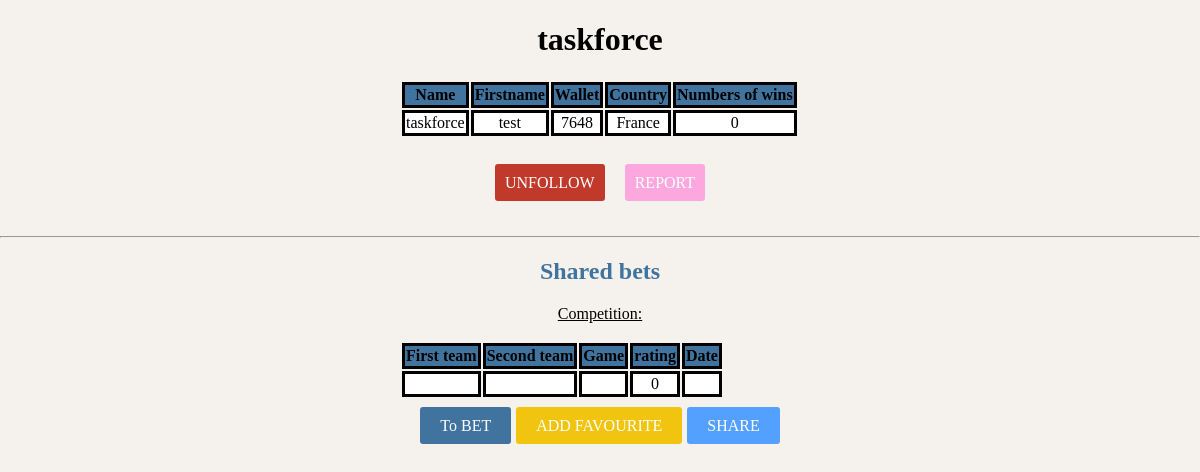
Screenshot of /4345233546345453482534545435345343454657654342322233445456323142345432352354363254.html (signed in) with the database file from the repository.
### tables this page shows
CREATE TABLE `USR` (
  `id` int(11) NOT NULL AUTO_INCREMENT,
  `mail` varchar(50) DEFAULT NULL,
  `name` varchar(20) DEFAULT NULL,
  `firstname` varchar(20) DEFAULT NULL,
  `login` varchar(15) DEFAULT NULL,
  `passwd` varchar(255) DEFAULT NULL,
  `wallet` int(11) DEFAULT NULL,
  `city` smallint(5) unsigned DEFAULT NULL,
  `phoneNumber` char(10) DEFAULT NULL,
  `confirmKey` varchar(255) DEFAULT NULL,
  `confirm` int(11) DEFAULT NULL,
  `banOrNot` tinyint(1) DEFAULT 0,
  `countVictory` int(11) DEFAULT 0,
  `ip` varchar(15) DEFAULT NULL,
  `img` varchar(50) DEFAULT NULL,
  `credit` int(11) DEFAULT 0,
  `private` tinyint(1) DEFAULT 0,
  PRIMARY KEY (`id`)
);

CREATE TABLE `COUNTRY` (
  `id` smallint(5) unsigned NOT NULL AUTO_INCREMENT,
  `code` int(3) NOT NULL,
  `alpha2` varchar(2) NOT NULL,
  `alpha3` varchar(3) NOT NULL,
  `nom_en_gb` varchar(45) NOT NULL,
  `nom_fr_fr` varchar(45) NOT NULL,
  PRIMARY KEY (`id`),
  UNIQUE KEY `alpha2` (`alpha2`),
  UNIQUE KEY `alpha3` (`alpha3`),
  UNIQUE KEY `code_unique` (`code`)
);

CREATE TABLE `SHARE_BET` (
  `id_user` int(11) NOT NULL,
  `id_match` int(11) NOT NULL,
  PRIMARY KEY (`id_user`,`id_match`)
);

### users_profile.php (the view, shortened to what this page needs)
<?php
  $bdd = bdd();
  $req = $bdd->prepare('SELECT name, firstname, login, wallet, city, countVictory FROM USR WHERE id = ?');
  $req->execute([$_GET['id']]);
  $res = $req->fetch(PDO::FETCH_ASSOC);
  $req = $bdd->prepare('SELECT nom_en_gb FROM COUNTRY WHERE id = ?');
  $req->execute([$res['city']]);
  $country = $req->fetch(PDO::FETCH_ASSOC);
  $req = $bdd->prepare('SELECT id_usr FROM FOLLOWER WHERE id_usr = ? AND follower = ?');
  $req->execute([$_GET['id'], $_SESSION['id']['id']]);
  $verif_follow = $req->fetchAll();
  $req = $bdd->prepare('SELECT id_user FROM REPORT WHERE id_user = ? AND user_report = ?');
  $req->execute([$_SESSION['id']['id'], $_GET['id']]);
  $verif_ban = $req->fetchAll(PDO::FETCH_ASSOC);
?>
<!DOCTYPE html>
<html>
<head>
  <link rel="stylesheet" type="text/css" href="css/style_users.css">
</head>
<body>
  <main>
    <div id="info">
      <h1><?php echo($res['login']); ?></h1>
      <table>
         <tr>
           <th>Name</th>
           <th>Firstname</th>
           <th>Wallet</th>
           <th>Country</th>
           <th>Numbers of wins</th>
         </tr>
        <tr>
           <?php echo('<td>' . $res['name']  . '</td>');
            echo('<td>' . $res['firstname']  . '</td>');
            echo('<td>' . $res['wallet']  . '</td>');
            echo('<td>' . $country['nom_en_gb'] . '</td>');
            echo('<td>' . $res['countVictory'] . '</td>'); ?>
         </tr>
       </table><br><br>
       <?php
        if(!count($verif_follow) > 0){
          echo ('<a id="follow" href="follow.php?id=' . $_GET['id'] . '">FOLLOW</a>');
        }else{
          echo ('<a id="unfollow" href="unfollow.php?id=' . $_GET['id'] . '">UNFOLLOW</a>');
        }
        if(!count($verif_ban) > 0){
          echo ('<a id="ban" href="ban.php?id=' . $_GET['id'] . '">REPORT</a>');
        }
      ?>
      </div><br><br><hr>
      <h2>Shared bets</h2>
      <?php
        if(count($verif_follow) > 0){
          $req = $bdd->prepare('SELECT id_match FROM SHARE_BET WHERE id_user = ?');
          $req->execute([$_GET['id']]);
          $res_match = $req->fetchAll(PDO::FETCH_ASSOC);
          if(count($res) > 0){
            foreach ($res_match as $key => $value) {
              $today = date('Y-m-d');
              $req = $bdd->prepare('SELECT id, name, game, first, second, dateH FROM MATSH WHERE dateH > ? AND id = ?');
              $req->execute([$today, $res_match[$key]['id_match']]);
              $res = $req->fetch(PDO::FETCH_ASSOC);
              $q = 'SELECT name FROM GAME WHERE id = ?';
              $req = $bdd->prepare($q);
              $req->execute(array($res['game']));
              $res_game = $req->fetch(PDO::FETCH_ASSOC);
              $q = 'SELECT name FROM TEAM WHERE id = ?';
              $req = $bdd->prepare($q);
              $req->execute(array($res['first']));
              $res_first = $req->fetch(PDO::FETCH_ASSOC);
              $q = 'SELECT name FROM TEAM WHERE id = ?';
              $req = $bdd->prepare($q);
              $req->execute(array($res['second']));
              $res_second = $req->fetch(PDO::FETCH_ASSOC);
              $q = 'SELECT id_usr, id_match FROM BET WHERE id_match = ? AND id_usr = ?';
              $req = $bdd->prepare($q);
              $req->execute([$res['id'], $_SESSION['id']['id']]);
              $verif_bet = $req->fetchAll(PDO::FETCH_ASSOC);
              $req = $bdd->prepare('SELECT id_user FROM FAVOURITE WHERE id_match = ? AND id_user = ?');
              $req->execute(array($res['id'], $_SESSION['id']['id']));
              $verif_fav = $req->fetchAll();
              $req = $bdd->prepare('SELECT id_user FROM SHARE_BET WHERE id_match = ? AND id_user = ?');
              $req->execute(array($res['id'], $_SESSION['id']['id']));
              $verif_share = $req->fetchAll();
              echo '
                    <div id="div_bet">
                        <table>
                          <label><u>Competition:</u><h3 id="res_compet" class="res_compet">'. $res['name'] .'</h3></label>
                           <tr>
                             <th>First team</th>
                             <th>Second team</th>
                             <th>Game</th>
                             <th>rating</th>
                             <th>Date</th>
                           </tr>
                            <tr>
                             <td><b id="res_first" class="first_team">'. $res_first['name'] . '</b></td>
                             <td><b id="res_second" class="second_team">' . $res_second['name'] . '</b></td>
                             <td id="res_game">' . $res_game['name']. '</td>
                             <td>' . '0' . '</td>
                             <td id="res_date">' . $res ['dateH'] . '</td>
                           </tr>
                          </table><br>';
                          if(!count($verif_bet) > 0){
                            echo '<a class="bet_link" href="43623453452244534323443224223344é354523433355' . $res['id'] . '47153567443222345543' . $res['name']  . 'ETYRGVEzSD' . $res_first['name'] . 'ZREDVFGRZD' . $res_second['name'] . 'FFGHZFREG' . $res_game['name'] . 'UBHEZERFGEFDGRE' . $res['dateH'] .'.html">To BET</a>';
                          }
                          if(!count($verif_fav) > 0){
                            echo('<a id="add_fav" href="favourite_validate.php?id_match=' . $res['id'] . '">ADD FAVOURITE</a>');
                          }
                          if(!count($verif_share)){
                            echo ('<a id="share" href="to_share.php?id_match=' . $res['id'] . '">SHARE</a>');
                          }
                          echo'</div>';
                          echo '<br><br>';
            }
          }
        }
      ?>
  </main>
</body>
</html>

### css/style_users.css (style rules this page uses)
body { margin:0px; background-color: #F5F1ED; }
th { border:solid; background-color: #40739e; }
td { border:solid; background-color: white; }
#info { margin:0 auto; width:400px; text-align: center; }
#info > table { text-align: center; }
#info > h1 { text-align: center; }
#share { text-decoration: none; margin-left:5px; border-radius: 3px; padding:10px; padding-left: 20px; padding-right: 20px; color:white; background-color:#54a0ff; }
h2 { color: #40739e; text-align: center; }
#add_fav { text-decoration: none; margin-left:5px ; border-radius: 3px; padding:10px; padding-left: 20px; padding-right: 20px; background-color: #f1c40f; color:white; }
.bet_link { background-color:#40739e; color:white; border-radius: 3px; padding:10px; padding-left: 20px; padding-right: 20px; text-decoration: none; }
#unfollow { text-decoration: none; border-radius: 3px; padding:10px; color:white; background-color:#c0392b; }
#div_bet { margin:0 auto; width:400px; text-align: center; }
#ban { text-decoration: none; margin-left: 20px; border-radius: 3px; padding:10px; background-color: #FDA7DF; color:white; }

### rows the page displays
usr: login "taskforce", name "taskforce", firstname "test", wallet "7648", countVictory "0"
country: nom_en_gb "France"
